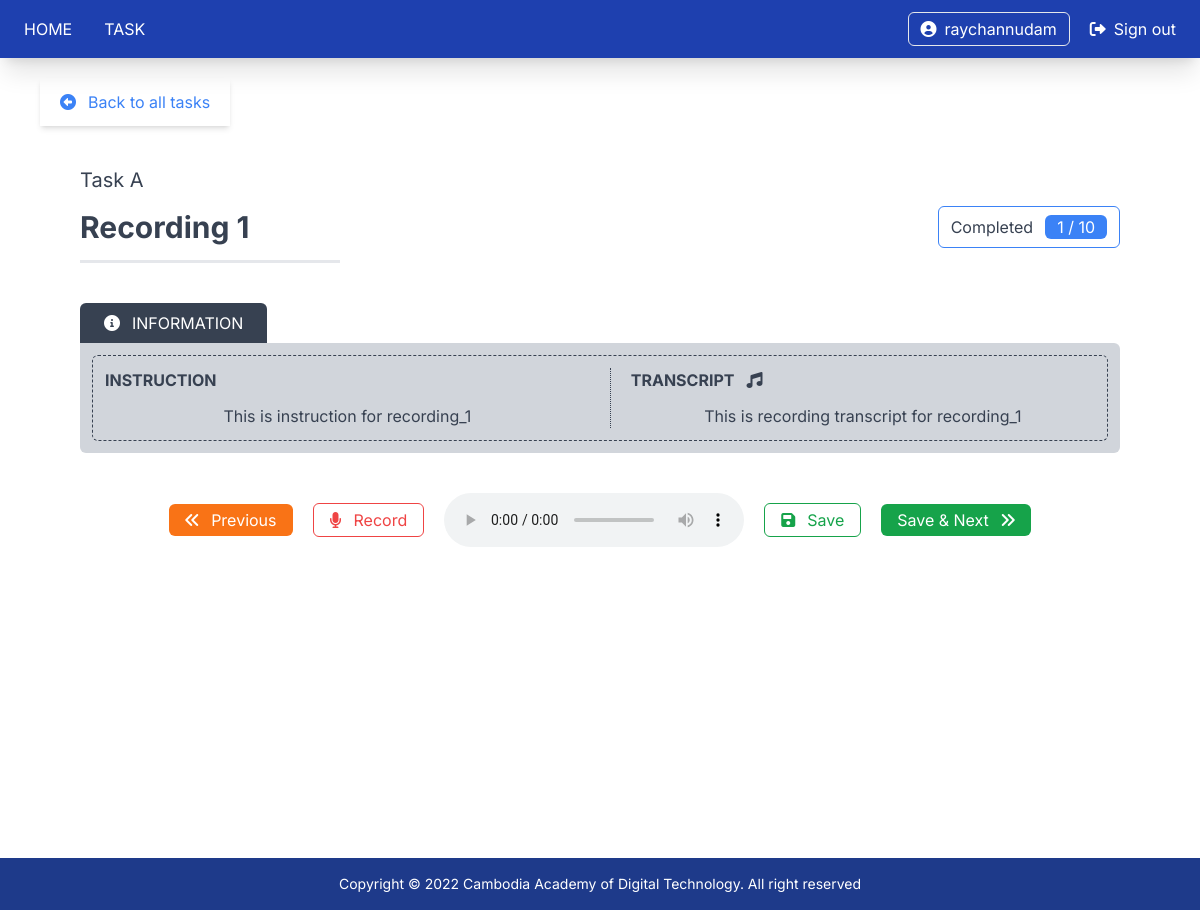
The app's page /task-detail/1 (signed in) with its own data.
### src/models/user.py (models this page shows, shortened)
class User (db.Model, UserMixin):
    id = db.Column(db.Integer(), primary_key=True)
    username = db.Column(db.String(), nullable=False, unique=True)
    email = db.Column(db.String(), nullable=False)
    password_hash = db.Column(db.String(), nullable=False, default="password_disable")
    is_active = db.Column(db.Boolean(), nullable=False, default=True)
    created_at = db.Column(db.String(), nullable=False, default=TODAY_DATE_TIME)
    updated_at = db.Column(db.String(), nullable=False, default=TODAY_DATE_TIME)
    @property
    def password(self):
        return self.password
    roles = db.relationship('Role', secondary=user_role, backref='users', lazy=True)
    speaker = db.relationship('Speaker', backref="user", lazy=True, uselist=False)
    tasks = db.relationship('Task', backref='created_by', lazy=True)

### src/models/task.py (models this page shows)
class Task (db.Model):
    id = db.Column(db.Integer(), primary_key=True)
    name = db.Column(db.String(), nullable=False, unique=True)
    description = db.Column(db.String(length=500), nullable=True)
    created_at = db.Column(db.String(), nullable=False, default=TODAY_DATE_TIME)
    updated_at = db.Column(db.String(), nullable=False, default=TODAY_DATE_TIME)
    from src.models import recording
    recordings = db.relationship('Recording', backref='task', lazy=True)
    created_user_id = db.Column(db.Integer(), db.ForeignKey('user.id'), nullable=False)
    record_config_id = db.Column(db.Integer(), db.ForeignKey('record_config.id'), nullable=True)

### src/models/recording.py (models this page shows)
class Recording(db.Model):
    id = db.Column(db.Integer(), primary_key=True)
    transcript = db.Column(db.String(length=500), nullable=False)
    instruction = db.Column(db.String(length=500), nullable=False)
    sample_filename = db.Column(db.String(), nullable=True, unique=True)
    created_at = db.Column(db.String(), nullable=False, default=TODAY_DATE_TIME)
    updated_at = db.Column(db.String(), nullable=False, default=TODAY_DATE_TIME)
    task_id = db.Column(db.Integer(), db.ForeignKey('task.id'), nullable=False)
    audios = db.relationship('Audio', backref="recording", lazy=True)

### src/routes/routes.py (the view)
@app.route('/task-detail/<int:id>')
@login_required
def task_detail_page(id):
    speaker_id = current_user.speaker.id
    selected_task = taskController.is_existed(data=id)
    filename = f'{current_user.username}_{str(datetime.now().strftime("%d%m%Y_%H%M%S"))}.ogg'
    recording_config = recordConfigController.is_existed(data=selected_task.record_config_id)
    remaining_recordings = recordingController.getRemainingRecording(
        speaker_id=speaker_id,
        selected_task=selected_task
    )
    audioController.getRecordConfig(
        frame_per_buffer=recording_config.number_of_sample,
        channel=recording_config.channel,
        rate=recording_config.sample_rate,
        filetype=recording_config.filetype,
        duration=recording_config.duration
    )
    if len(remaining_recordings) > 0:
        return render_template('task_detail.html', selected_task=selected_task, recording=remaining_recordings[0], recording_config=recording_config, filename=filename)
    else:
        return render_template('completed.html')

### src/controllers/audio_controller.py (called while the page is built)
    def getRecordConfig(self, frame_per_buffer, channel, rate, filetype, duration):
        self.FRAMES_PER_BUFFER = frame_per_buffer
        self.CHANNEL = channel
        self.RATE = rate
        self.FILETYPE = filetype
        self.DURATION = duration

    def getAllAudioByUser(self, speakerId):
        audios = audio.Audio.query.filter_by(speaker_id=speakerId)
        audioList = []
        for audioItem in audios:
            audioList.append(audioItem)
        return audioList

### src/controllers/record_config_controller.py (called while the page is built)
    def is_existed(self, data):
        req_1 = record_config.RecordConfig.query.filter_by(id=data).first()
        if req_1:
            return req_1
        else:
            return None

### src/controllers/recording_controller.py (called while the page is built)
    def is_existed(self, data):
        req = recording.Recording.query.filter_by(id=data).first()
        req_1 = recording.Recording.query.filter_by(sample_filename=data).first()
        if req:
            return req
        elif req_1:
            return req_1
        else:
            return None

### src/controllers/task_controller.py (called while the page is built)
    def is_existed(self, data):
        req_1 = task.Task.query.filter_by(id=data).first()
        req_2 = task.Task.query.filter_by(name=data).first()
        if req_1 or req_2:
            return req_1
        else:
            return None

### src/models/user.py (called while the page is built)
@login_manager.user_loader
def load_user(user_id):
    return User.query.get(int(user_id))

### src/templates/task_detail.html (shortened to what this page needs)
{% extends 'base.html' %}
{% block content %}
<div class="min-h-screen px-10 py-5 text-gray-700">
    <div class="flex flex-col space-y-10 item-start">
        <div>
            <a href="{{url_for('task_page')}}">
                <div class="flex flex-row space-x-3 px-5 py-3 text-blue-500 shadow-md max-w-max">
                    <div>
                        <i class="fa-solid fa-circle-left"></i>
                    </div>
                    <div>
                        Back to all tasks
                    </div>
                </div>
            </a>
        </div>
        <div class="px-10 w-full" id="task_detail_model">
            <div class="flex flex-col space-y-10">
                <div class="flex flex-col space-y-3">
                    <div class="text-xl">
                        <p>{{selected_task.name}}</p>
                    </div>
                    <div>
                        <div class="flex flex-row items-center justify-between">
                            <div class="text-3xl font-bold">
                                <p>Recording {{recording.id}}</p>
                            </div>
                            <div class="flex flex-row space-x-3 items-center px-3 py-2 border border-blue-500 rounded-md">
                                <div>
                                    <p>Completed</p>
                                </div>
                                <div class="px-3 text-white bg-blue-500 rounded-md">
                                    <p>1 / 10</p>
                                </div>
                            </div>
                        </div>
                    </div>
                    <div class="w-1/4 border">
                        <hr>
                    </div>
                </div>
                <div class="flex flex-col">
                    <div class="bg-gray-700 text-white py-2 px-6 rounded-tl-md rounded-tr-md max-w-max">
                        <div class="flex flex-row space-x-3 uppercase">
                            <div>
                                <i class="fa-solid fa-circle-info"></i>
                            </div>
                            <div>
                                information
                            </div>
                        </div>
                    </div>
                    <div class="bg-gray-300 rounded-md rounded-tl-none p-3">
                        <div class="flex flex-row item-center justify-center space-x-5 border border-gray-700 border-dashed rounded-md p-3">
                            <div class="w-1/2">
                                <div class="flex flex-col space-y-3 w-full items-start">
                                    <div class="font-bold uppercase">
                                        instruction
                                    </div>
                                    <div class="self-center px-10">
                                        {{recording.instruction}}
                                    </div>
                                </div>
                            </div>
                            <div class="w-1/2 border-l pl-5 border-gray-700 border-dotted">
                                <div class="flex flex-col space-y-3 w-full items-start">
                                    <div class="font-bold uppercase">
                                        <div class="flex flex-row space-x-3 items-center">
                                            <div>
                                                transcript
                                            </div>
                                            <div>
                                                <i class="fa-solid fa-music"></i>
                                            </div>
                                        </div>
                                    </div>
                                    <div class="self-center px-10">
                                        {{recording.transcript}}
                                    </div>
                                </div>
                            </div>
                        </div>
                    </div>
                </div>
            </div>
        </div>
        <div class="px-10">
            <div class="flex flex-row space-x-5 items-center justify-center">
                <div class="bg-orange-500 px-4 py-1 text-white rounded-md">
                    <div class="flex flex-row space-x-3 item-center">
                        <div>
                            <i class="fa-solid fa-angles-left"></i>
                        </div>
                        <div>
                            Previous
                        </div>
                    </div>
                </div>
                <div id="mic_btn" class=" cursor-pointer border border-red-500 px-4 py-1 text-red-500 rounded-md">
                    <div class="flex flex-row space-x-3 item-center">
                        <div id="mic_btn_icon">
                            <i class="fa-solid fa-microphone"></i>
                        </div>
                        <div id="mic_btn_text">
                            Record
                        </div>
                    </div>
                </div>
                <div>
                    <audio src="" controls class="rounded-md" id="preview_audio"></audio>
                </div>
                <div class="border border-green-600 text-green-600 px-4 py-1 rounded-md">
                    <div class="flex flex-row space-x-3 item-center">
                        <div>
                            <i class="fa-solid fa-floppy-disk"></i>
                        </div>
                        <div>
                            Save
                        </div>
                    </div>
                </div>
                <div class="bg-green-600 px-4 py-1 text-white rounded-md cursor-pointer" id="next_btn">
                    <div class="flex flex-row space-x-3 item-center">
                        <div>
                            Save & Next
                        </div>
                        <div>
                            <i class="fa-solid fa-angles-right"></i>
                        </div>
                    </div>
                </div>
            </div>
        </div>
    </div>
</div>
{% endblock %}

### src/templates/includes/navbar.html (shortened to what this page needs)
<div class="sticky">
  <div class="w-screen p-3 px-6 bg-blue-800 text-white shadow-xl">
    <div class="sm:flex flex-row items-center justify-between hidden">
      <div class="flex flex-row space-x-8 items-center">
        <div class="uppercase">
          <h1>
            <a href="{{ url_for('home_page') }}">Home</a>
          </h1>
        </div>
        <div class="uppercase">
          <h1>
            <a href="{{url_for('task_page')}}">Task</a>
          </h1>
        </div>
      </div>
      {% if current_user.is_authenticated %}
        <div class="flex flex-row space-x-5 items-center">
          <div class="flex flex-row space-x-2 items-center border rounded-md px-3 py-1 hover:bg-white hover:text-gray-700">
            <div>
              <i class="fa-solid fa-circle-user"></i>
            </div>
            <div>
              <a href="">{{current_user.username}}</a>
            </div>
          </div>
          <div class="flex-row space-x-2 items-center flex">
            <div>
              <i class="fa-solid fa-right-from-bracket"></i>
            </div>
            <div>
              <a href="{{url_for('signout_page')}}">Sign out</a>
            </div>
          </div>
        </div>
      {% endif %}
    </div>
  </div>
</div>

### records on screen
User: username "raychannudam"
Task: name "Task A"
Recording: id "1", instruction "This is instruction for recording_1", transcript "This is recording transcript for recording_1"
